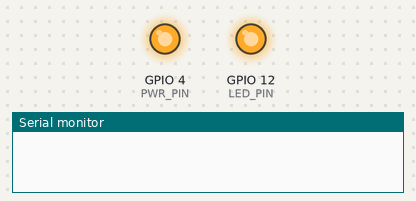
A sketch run on a simulated ESP32. Parts: output pins drawn as LEDs (lit = HIGH), the last lines printed to the serial monitor.

Above: at 0.1 s.
At 1.1 s:
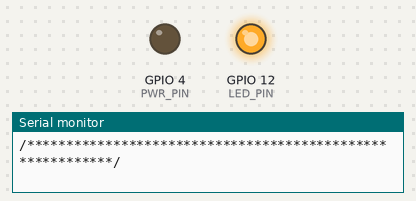
Timing chart, 0 to 2.6 s (numbered marks = the images above):
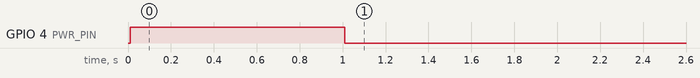

The sketch:

LILYGO_testCode2.ino
```cpp
// === SIM CARD CODE WITH INTERNET ACCESS CHECK ===
// Set serial for debug console (to the Serial Monitor, default speed 115200)
#define SerialMon Serial

// Set serial for AT commands (to the module)
// Use Hardware Serial on Mega, Leonardo, Micro
#define SerialAT Serial1

#define TINY_GSM_MODEM_SIM7000
#define TINY_GSM_RX_BUFFER 1024 // Set RX buffer to 1Kb
#define SerialAT Serial1

// See all AT commands, if wanted
// #define DUMP_AT_COMMANDS

// set GSM PIN, if any
#define GSM_PIN ""

// Your GPRS credentials, if any
const char apn[]  = "indosatgprs";     // SET TO YOUR APN
const char gprsUser[] = "";         // GPRS user (leave blank if not needed)
const char gprsPass[] = "";         // GPRS password (leave blank if not needed)

#include <TinyGsmClient.h>
#include <SPI.h>
#include <SD.h>
#include <Ticker.h>

#ifdef DUMP_AT_COMMANDS
#include <StreamDebugger.h>
StreamDebugger debugger(SerialAT, SerialMon);
TinyGsm modem(debugger);
#else
TinyGsm modem(SerialAT);
#endif

#define UART_BAUD           9600
#define PIN_DTR             25
#define PIN_TX              27
#define PIN_RX              26
#define PWR_PIN             4

#define SD_MISO             2
#define SD_MOSI             15
#define SD_SCLK             14
#define SD_CS               13
#define LED_PIN             12

// Enable or disable debug mode for network status
bool debugMode = true;

// Function to check GPRS and internet connectivity
void checkInternetConnection() {
    Serial.println("Checking GPRS connection...");

    if (!modem.gprsConnect(apn, gprsUser, gprsPass)) {
        Serial.println("GPRS connection failed. Restarting modem...");
        modemRestart();
        return;
    }

    Serial.println("GPRS connected.");

    // Now check for actual internet access by making a simple request
    TinyGsmClient client(modem);
    const char* host = "google.com";
    if (!client.connect(host, 80)) {
        Serial.println("Internet access failed. Could not connect to google.com.");
    } else {
        Serial.println("Internet access successful!");
        client.stop();
    }

    modem.gprsDisconnect();
}

void modemPowerOn() {
    pinMode(PWR_PIN, OUTPUT);
    digitalWrite(PWR_PIN, HIGH);
    delay(1000);    //Datasheet Ton minimum = 1S
    digitalWrite(PWR_PIN, LOW);
}

void modemPowerOff() {
    pinMode(PWR_PIN, OUTPUT);
    digitalWrite(PWR_PIN, HIGH);
    delay(1500);    //Datasheet Ton minimum = 1.2S
    digitalWrite(PWR_PIN, LOW);
}

void modemRestart() {
    modemPowerOff();
    delay(1000);
    modemPowerOn();
}

void setup() {
    SerialMon.begin(115200);
    delay(10);

    pinMode(LED_PIN, OUTPUT);
    digitalWrite(LED_PIN, HIGH);

    modemPowerOn();
    SerialAT.begin(UART_BAUD, SERIAL_8N1, PIN_RX, PIN_TX);

    Serial.println("/**********************************************************/");
    Serial.println("To initialize the network test, please make sure your GPS");
    Serial.println("antenna has been connected to the GPS port on the board.");
    Serial.println("/**********************************************************/\n\n");

    delay(10000);
}

void loop() {
    // Test modem connectivity
    if (!modem.testAT()) {
        Serial.println("Failed to restart modem, attempting to continue without restarting");
        modemRestart();
        return;
    }

    // Check for GPRS connectivity and Internet access
    checkInternetConnection();

    // Add a delay before the next attempt
    delay(10000);
}
```
